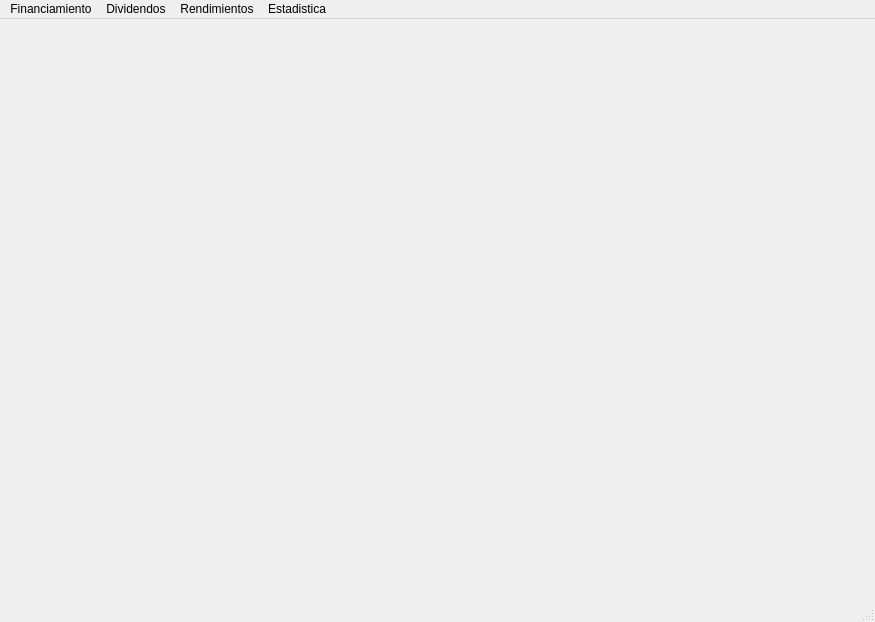
<?xml version="1.0" encoding="UTF-8"?>
<ui version="4.0">
 <class>main</class>
 <widget class="QMainWindow" name="main">
  <property name="geometry">
   <rect>
    <x>0</x>
    <y>0</y>
    <width>875</width>
    <height>622</height>
   </rect>
  </property>
  <property name="windowTitle">
   <string>Finanzas 2</string>
  </property>
  <widget class="QWidget" name="centralwidget"/>
  <widget class="QMenuBar" name="menubar">
   <property name="geometry">
    <rect>
     <x>0</x>
     <y>0</y>
     <width>875</width>
     <height>25</height>
    </rect>
   </property>
   <widget class="QMenu" name="menuArchivo">
    <property name="title">
     <string>Financiamiento</string>
    </property>
    <addaction name="qa_financiamiento_con_deuda"/>
    <addaction name="qa_CAMP"/>
    <addaction name="qa_costo_acciones_preferentes"/>
    <addaction name="qa_modelo_crecimiento_constante_dividendo"/>
    <addaction name="qa_precio_accion_hoy"/>
   </widget>
   <widget class="QMenu" name="menuCreditos">
    <property name="title">
     <string>Dividendos</string>
    </property>
    <addaction name="actionDesarrolladores"/>
   </widget>
   <widget class="QMenu" name="menuRendimientos">
    <property name="title">
     <string>Rendimientos</string>
    </property>
    <addaction name="actionRendimiento_por_dividendo"/>
    <addaction name="qa_rendimiento_esperado"/>
    <addaction name="qa_rendimiento_requerido"/>
    <addaction name="qa_rendimiento_esperado_multiple"/>
   </widget>
   <widget class="QMenu" name="menuEstadistica">
    <property name="title">
     <string>Estadistica</string>
    </property>
    <addaction name="qa_desviacion_estandar"/>
   </widget>
   <addaction name="menuArchivo"/>
   <addaction name="menuCreditos"/>
   <addaction name="menuRendimientos"/>
   <addaction name="menuEstadistica"/>
  </widget>
  <widget class="QStatusBar" name="statusbar"/>
  <action name="actionDesarrolladores">
   <property name="text">
    <string>DPS</string>
   </property>
  </action>
  <action name="qa_financiamiento_con_deuda">
   <property name="text">
    <string>Financiamiento con Deuda</string>
   </property>
   <property name="shortcut">
    <string>Ctrl+R</string>
   </property>
  </action>
  <action name="btnReportarTransferencias">
   <property name="text">
    <string>Reportar Transferencias</string>
   </property>
  </action>
  <action name="btnHistorialTransferencias">
   <property name="text">
    <string>Historial de Transferencias</string>
   </property>
  </action>
  <action name="qa_CAMP">
   <property name="text">
    <string>CAMP</string>
   </property>
  </action>
  <action name="qa_costo_acciones_preferentes">
   <property name="text">
    <string>Costo de acciones preferentes</string>
   </property>
  </action>
  <action name="btn_personal">
   <property name="text">
    <string>Personal</string>
   </property>
  </action>
  <action name="btn_first_fortnight">
   <property name="text">
    <string>Primera Quincena</string>
   </property>
  </action>
  <action name="btn_segunda_quincena">
   <property name="text">
    <string>Segunda Quincena</string>
   </property>
  </action>
  <action name="actionRendimiento_por_dividendo">
   <property name="text">
    <string>Rendimiento por dividendo</string>
   </property>
  </action>
  <action name="actionCAPM">
   <property name="text">
    <string>CAPM</string>
   </property>
  </action>
  <action name="qa_modelo_crecimiento_constante_dividendo">
   <property name="text">
    <string>Modelo del crecimiento constante del dividendo</string>
   </property>
  </action>
  <action name="qa_precio_accion_hoy">
   <property name="text">
    <string>Precio acción hoy</string>
   </property>
  </action>
  <action name="qa_rendimiento_esperado">
   <property name="text">
    <string>Rendimiento Esperado</string>
   </property>
  </action>
  <action name="qa_rendimiento_requerido">
   <property name="text">
    <string>Rendimiento Requerido</string>
   </property>
  </action>
  <action name="qa_rendimiento_esperado_multiple">
   <property name="text">
    <string>Rendimiento Esperado Multiple</string>
   </property>
  </action>
  <action name="qa_desviacion_estandar">
   <property name="text">
    <string>Desviación estándar 
</string>
   </property>
  </action>
 </widget>
 <resources/>
 <connections/>
</ui>
